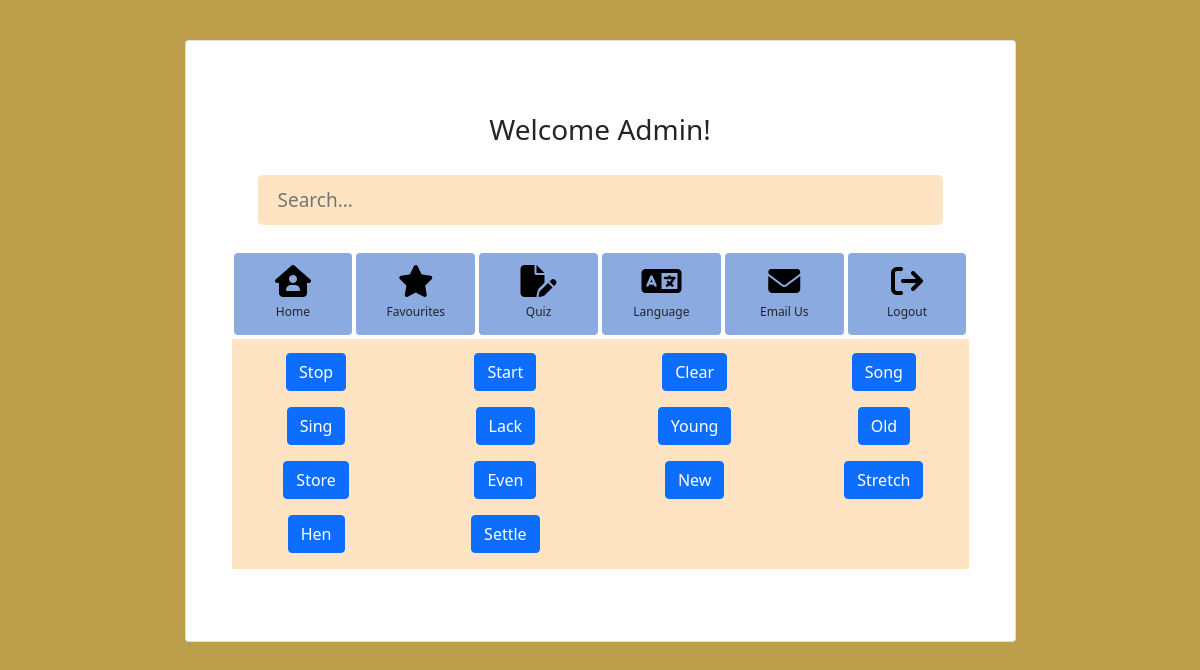
/favourites (signed in), run on the app's committed database.
### models.py (models this page shows)
class Users(my_db.Model , UserMixin):
    __tablename__='users'
    id = my_db.Column(Integer, primary_key=True)
    username = my_db.Column(String(80), nullable=False)
    email = my_db.Column(String(120), unique=True, nullable=False)
    password=my_db.Column(String(500), nullable=False)

class Saved(my_db.Model, UserMixin):
    __tablename__='saved'
    id=my_db.Column(Integer, primary_key=True)
    word=my_db.Column(String)

### main.py (the view)
@app.route('/favourites')
def favourite():
    have_favourites = True
    all_favourites = Saved.query.all()
    list_of_favourites = []
    for word in all_favourites:
        list_of_favourites.append(word.word)
    deleted_words=Deleted.query.all()
    list_of_deleted_words=[]
    for row in deleted_words:
        list_of_deleted_words.append(row.word)
    for word in list_of_deleted_words:
        if word in list_of_favourites:
            list_of_favourites.remove(word)
    if not list_of_favourites:
        have_favourites = False
    return render_template('index.html', have_favourites=have_favourites, list_of_favourites=list_of_favourites)

### main.py (called while the page is built)
@login_manager.user_loader
def load_user(user_id):
    return Users.query.get(int(user_id))

### templates/index.html (shortened to what this page needs)
<!DOCTYPE html>
<html lang="en">
<head>
    <link rel="stylesheet" href="{{ url_for('static', filename='styles/styles.css') }}">
    <link href="https://cdn.jsdelivr.net/npm/bootstrap@5.0.2/dist/css/bootstrap.min.css" rel="stylesheet">
    <link href="https://cdn.jsdelivr.net/npm/bootstrap@5.0.2/dist/css/bootstrap.min.css" rel="stylesheet">
    <link rel="stylesheet" href="https://cdnjs.cloudflare.com/ajax/libs/font-awesome/6.1.2/css/all.min.css">
    <link rel="stylesheet" href="https://cdn.jsdelivr.net/npm/bootstrap@5.0.0-alpha1/dist/css/bootstrap.min.css">
    <link rel="stylesheet" href="https://cdnjs.cloudflare.com/ajax/libs/font-awesome/4.7.0/css/font-awesome.min.css">
</head>
<body id="body">
    <div class="container mt-4">
        <div class="row d-flex justify-content-center">
            <div class="col-md-9">
                <div class="card p-4 mt-3">
                    <h3 class="heading mt-5 text-center"> Welcome {{ current_user.username }}!</h3>
                    <div class="d-flex justify-content-center px-5">
                        <div style="background-color:bisque" class="search">
                            {% if current_user %}
                            <form action="{{ url_for('result') }}" method="post">
                                 <input type="text" class="search-input" placeholder="Search..." name="word">
                            </form>
                            {% endif %}
                        </div>
                    </div>
            <div class="row mt-4 g-1 px-4 mb-5">
                {% if not current_user %}
                <div class="col-md-6">
                    <div class="card-inner p-3 d-flex flex-column align-items-center">
                        <div class="icon-holder">
                            <a href="{{ url_for('register') }}">
                                <i class="fa-solid fa-address-card fa-2xl"></i>
                            </a>
                        </div>
                        <div class="text-center mg-text">
                            <span class="mg-text">Register</span>
                        </div>
                    </div>
                </div>
                <div class="col-md-6">
                    <div class="card-inner p-3 d-flex flex-column align-items-center">
                        <div class="icon-holder">
                            <a href="{{ url_for('login') }}">
                                <i class="fa-solid fa-arrow-right-to-bracket fa-2xl"></i>
                            </a>
                        </div>
                        <div class="text-center mg-text">
                            <span class="mg-text">Login</span>
                        </div>
                    </div>
                </div>
                {% else %}
                                <div class="col-md-2">
                    <div class="card-inner p-3 d-flex flex-column align-items-center">
                        <div class="icon-holder">
                            <a href="{{ url_for('home') }}">
                                <i class="fa-solid fa-house-user fa-2xl"> </i>
                            </a>
                        </div>
                        <div class="text-center mg-text">
                            <span class="mg-text">Home</span>
                        </div>
                    </div>
                </div>
                {% endif %}
                {% if current_user  %}
                <div class="col-md-2">
                        <div class="card-inner p-3 d-flex flex-column align-items-center">
                                <div class="icon-holder">
                                    <a href="{{ url_for('favourite') }}">
                                        <i class="fa-solid fa-star fa-2xl"></i>
                                    </a>
                                </div>
                            <div class="text-center mg-text"> <span class="mg-text">Favourites</span>
                            </div>
                         </div>
                 </div>
                <div class="col-md-2">
                    <div class="card-inner p-3 d-flex flex-column align-items-center">
                        <div class="icon-holder">
                            <a href="{{ url_for('quiz') }}">
                                <i class="fa-solid fa-file-pen fa-2xl"></i>
                            </a>
                        </div>
                        <div class="text-center mg-text"> <span class="mg-text">Quiz</span>
                        </div>
                    </div>
                </div>
                <div class="col-md-2">
                    <div class="card-inner p-3 d-flex flex-column align-items-center">
                        <div class="icon-holder">
                            <i class="fa-solid fa-language fa-2xl"></i>
                        </div>
                        <div class="text-center mg-text"> <span class="mg-text">Language</span>
                        </div>
                    </div>
                </div>
                <div class="col-md-2">
                    <div class="card-inner p-3 d-flex flex-column align-items-center">
                        <div class="icon-holder">
                            <i class="fa-solid fa-envelope fa-2xl"></i>
                        </div>
                        <div class="text-center mg-text">
                        <span class="mg-text">Email Us</span>
                    </div>
                    </div>
                </div>
                <div class="col-md-2">
                    <div class="card-inner p-3 d-flex flex-column align-items-center">
                        <div class="icon-holder">
                            <a href="{{ url_for('logout') }}">
                            <i class="fa-solid fa-arrow-right-from-bracket fa-2xl"></i>
                            </a>
                        </div>
                        <div class="text-center mg-text">
                                <span class="mg-text">Logout</span>
                        </div>
                    </div>
                </div>
                {% endif %}
                {% if have_favourites %}
                    <div class="container favourites-container">
                        <div class="row">
                            {% for word in list_of_favourites %}
                                    <div class=" col-lg-3 col-md-6 col-sm-12 favourite-label">
                                        <a href="{{ url_for('display_favourite', word=word) }}">
                                             <p class="btn btn-primary btn-block "> {{ word.title() }} </p>
                                        </a>
                                </div>
                            {% endfor %}
                        </div>
                    </div>
                {% endif %}
            </div>
        </div>
            </div>
        </div>
    </div>
</body>
</html>

### static/styles/styles.css (style rules this page uses)
html { scroll-behavior: smooth; }
#body { background-color:#bd9f4b; }
body { background-color:grey; padding-bottom: 5%; }
.card { border: none; background: #eee; }
.search { width: 100%; margin-bottom: auto; margin-top: 20px; height: 50px; background-color: #fff; padding: 10px; border-radius: 5px; }
.search-input { color: white; border: 0; outline: 0; background: none; width: 0; margin-top: 5px; caret-color: transparent; line-height: 20px; transition: width 0.4s linear }
.search .search-input { padding: 0 10px; width: 100%; caret-color: #536bf6; font-size: 19px; font-weight: 300; color: black; transition: width 0.4s linear; }
a:link { text-decoration: none; }
.card-inner { position: relative; display: flex; flex-direction: column; min-width: 0; word-wrap: break-word; background-color: #8baae0; background-clip: border-box; border: 1px solid rgba(0,0,0,.125); border-radius: .25rem; border:none; cursor: pointer; transition: all 0.7s; }
.icon-holder { padding-bottom:10px; }
.mg-text span { font-size: 12px; }
.mg-text { line-height: 14px; }
.fa-solid { color:black; }
.favourites-container { background-color:bisque; text-align:center; padding:2% 0 0; }

### data on the page
Users: username "Admin"
Saved: title "Stop"
Saved: title "Start"
Saved: title "Clear"
Saved: title "Song"
Saved: title "Sing"
Saved: title "Lack"
Saved: title "Young"
Saved: title "Old"
Saved: title "Store"
Saved: title "Even"
Saved: title "New"
Saved: title "Stretch"
Saved: title "Hen"
Saved: title "Settle"
